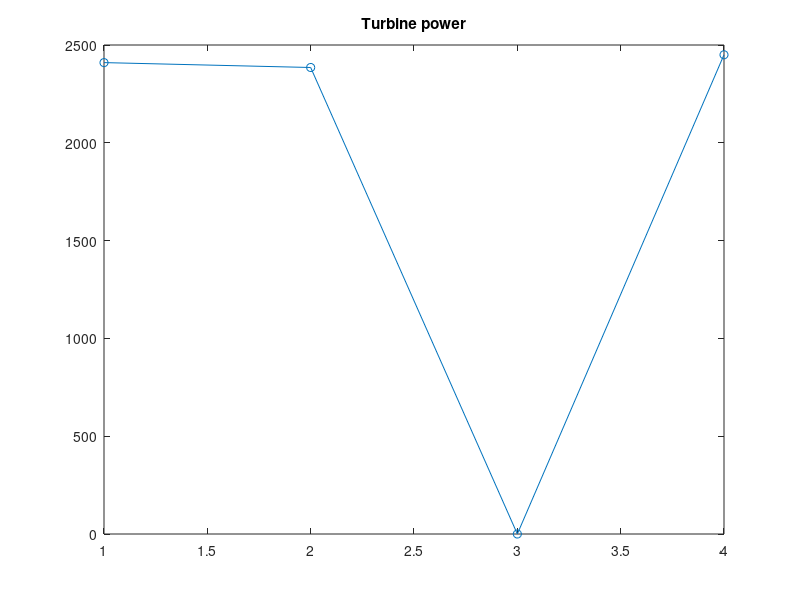

This figure's MATLAB source:
% MATLAB sample (.m is shared with Objective-C; the content decides)
power = [2410 2385 0 2450];
online = power > 0;
fprintf('%d of %d online\n', sum(online), numel(power));
plot(power, '-o'); title('Turbine power');
